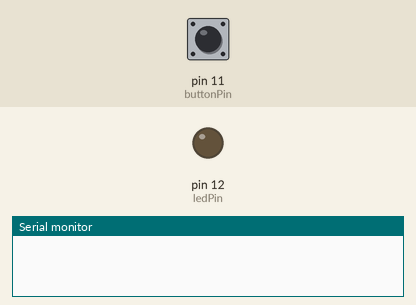
Recording of a sketch running on a simulated Arduino Uno, built with avr-gcc and run on an emulated ATmega328P. On the bench: output pins drawn as LEDs (lit = HIGH), the last lines printed to the serial monitor. Inputs (shaded band) come from the test bench; at power-on: pin 11 (buttonPin) HIGH.

Above: at 1.2 s.
1.3 s: pin 11 (buttonPin) pulled LOW for 0.15 s
At 2.3 s:
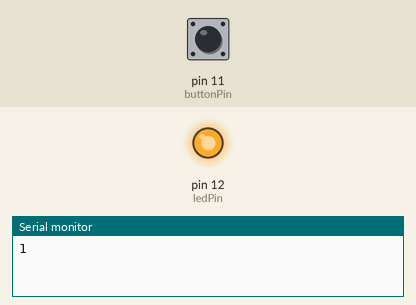
2.9 s: pin 11 (buttonPin) pulled LOW for 1 s
At 3.4 s:
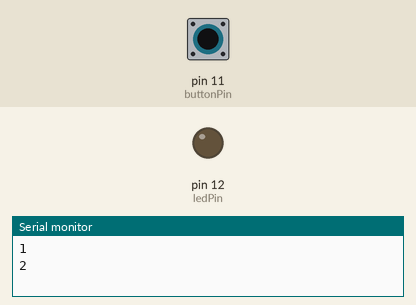
5.4 s: pin 11 (buttonPin) pulled LOW for 3.2 s
At 6.6 s:
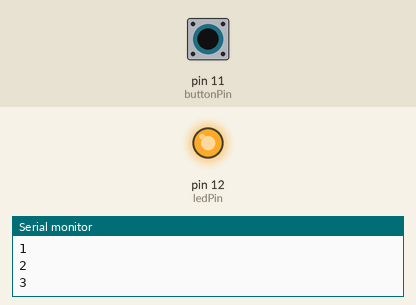
Timing chart, 0 to 8.4 s (numbered marks = the images above; inputs shaded):
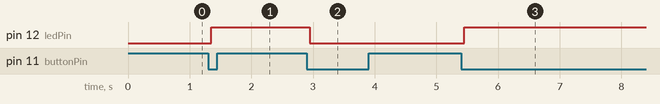

The sketch:

debounce.ino
```cpp
// constants won't change. They're used here to set pin numbers:
const int buttonPin = 11;    // the number of the pushbutton pin
const int ledPin = 12;      // the number of the LED pin

// Variables will change:
int ledState = LOW;         // the current state of the output pin
int buttonState = HIGH;             // the current reading from the input pin
int lastButtonState = HIGH;   // the previous reading from the input pin

// the following variables are unsigned longs because the time, measured in
// milliseconds, will quickly become a bigger number than can be stored in an int.
unsigned long lastDebounceTime = 0;  // the last time the output pin was toggled
unsigned long debounceDelay = 50;    // the debounce time; increase if the output flickers

unsigned int presses = 0;

void setup() {
  Serial.begin(9600);
  pinMode(buttonPin, INPUT_PULLUP);
  pinMode(ledPin, OUTPUT);

  // set initial LED state
  digitalWrite(ledPin, ledState);
}

void loop() {
  // read the state of the switch into a local variable:
  int reading = digitalRead(buttonPin);

  // check to see if you just pressed the button
  // (i.e. the input went from LOW to HIGH), and you've waited long enough
  // since the last press to ignore any noise:

  // If the switch changed, due to noise or pressing:
  if (reading != lastButtonState) {
    // reset the debouncing timer
    lastDebounceTime = millis();
  }

  if ((millis() - lastDebounceTime) > debounceDelay) {
    // whatever the reading is at, it's been there for longer than the debounce
    // delay, so take it as the actual current state:

    // if the button state has changed:
    if (reading != buttonState) {
      buttonState = reading;

      // only toggle the LED if the new button state is HIGH
      if (buttonState == LOW) {
        ledState = !ledState;
        presses++;
        Serial.println(presses);
      }
    }
  }

  // set the LED:
  digitalWrite(ledPin, ledState);

  // save the reading. Next time through the loop, it'll be the lastButtonState:
  lastButtonState = reading;
}
```

Measured:
- after the input at 1.3 s, pin 12 (ledPin): LOW → HIGH after 0.05 s
- after the input at 2.9 s, pin 12 (ledPin): HIGH → LOW after 0.05 s
- after the input at 5.4 s, pin 12 (ledPin): LOW → HIGH after 0.05 s
